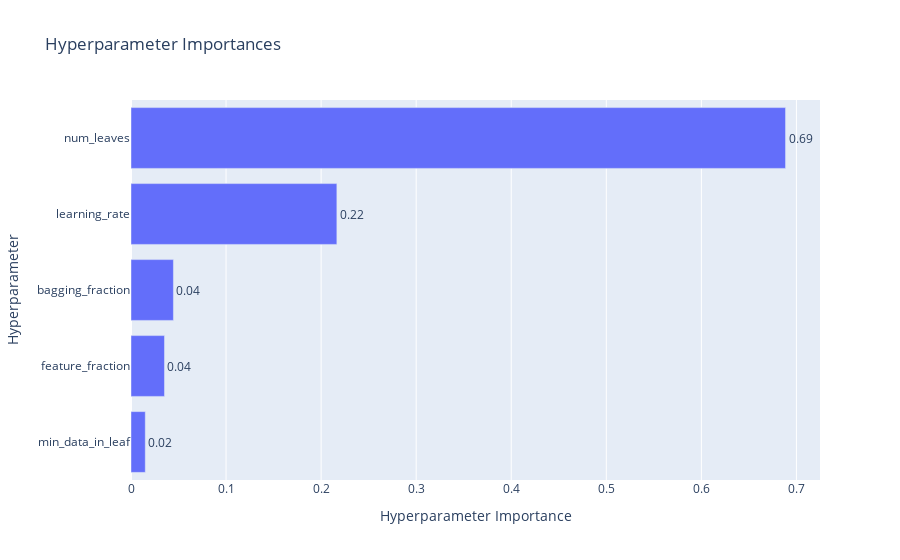

Here is the notebook cell this chart was saved with:
### Code cell
plot_param_importances(study)

### Figure 1 — Plotly figure (JSON) as saved in the notebook; plotly's stock layout.template omitted (floating-point values rounded to 4 significant figures)
{"data": [{"cliponaxis": false, "hovertemplate": ["min_data_in_leaf (IntDistribution): 0.015027494012730992<extra></extra>", "feature_fraction (FloatDistribution): 0.03521557617917771<extra></extra>", "bagging_fraction (FloatDistribution): 0.044623694627179286<extra></extra>", "learning_rate (FloatDistribution): 0.21656508244032063<extra></extra>", "num_leaves (IntDistribution): 0.6885681527405914<extra></extra>"], "name": "Objective Value", "orientation": "h", "text": ["0.02", "0.04", "0.04", "0.22", "0.69"], "textposition": "outside", "type": "bar", "x": [0.01503, 0.03522, 0.04462, 0.2166, 0.6886], "y": ["min_data_in_leaf", "feature_fraction", "bagging_fraction", "learning_rate", "num_leaves"]}], "layout": {"title": {"text": "Hyperparameter Importances"}, "xaxis": {"title": {"text": "Hyperparameter Importance"}}, "yaxis": {"title": {"text": "Hyperparameter"}}}}
